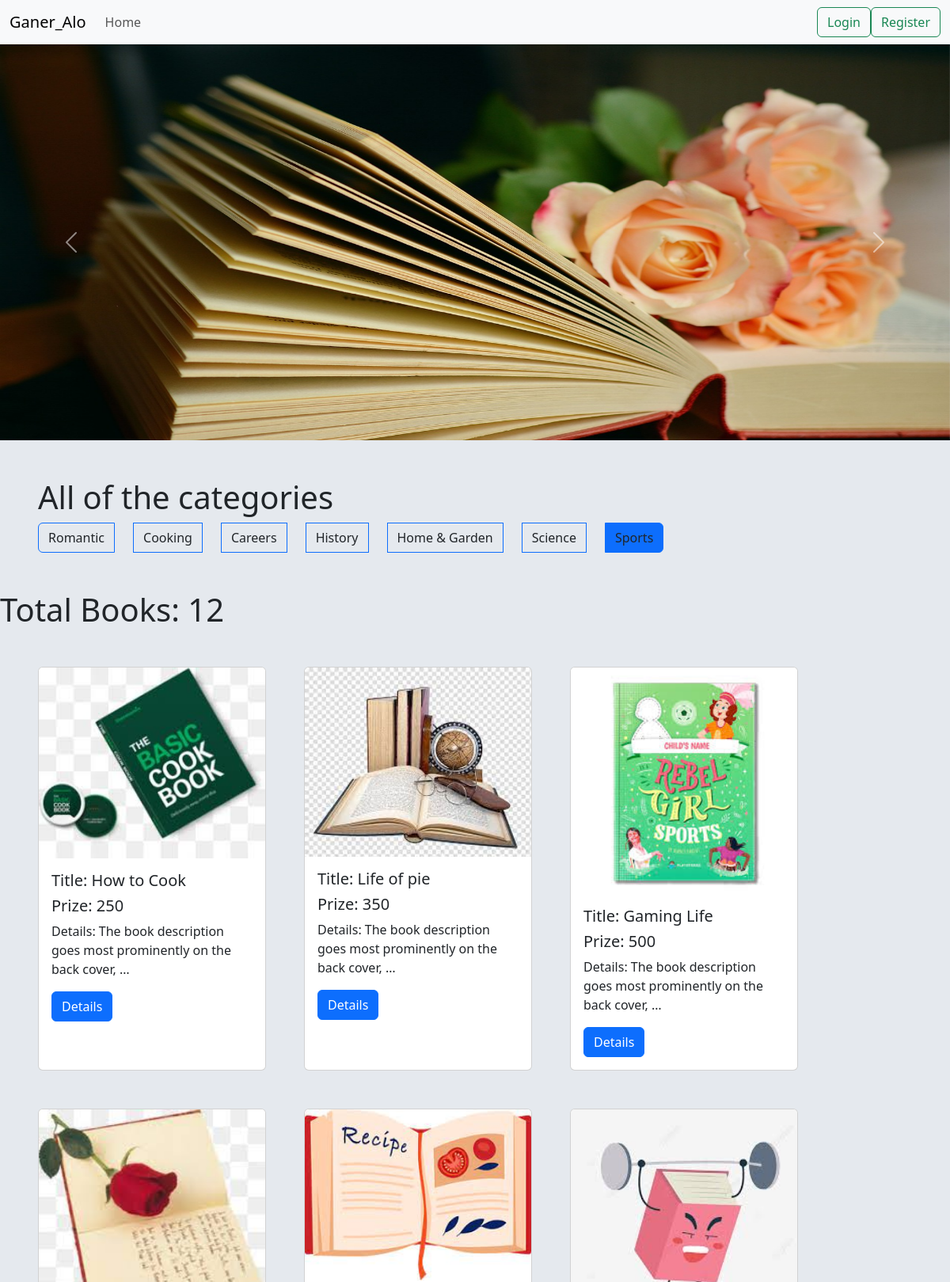
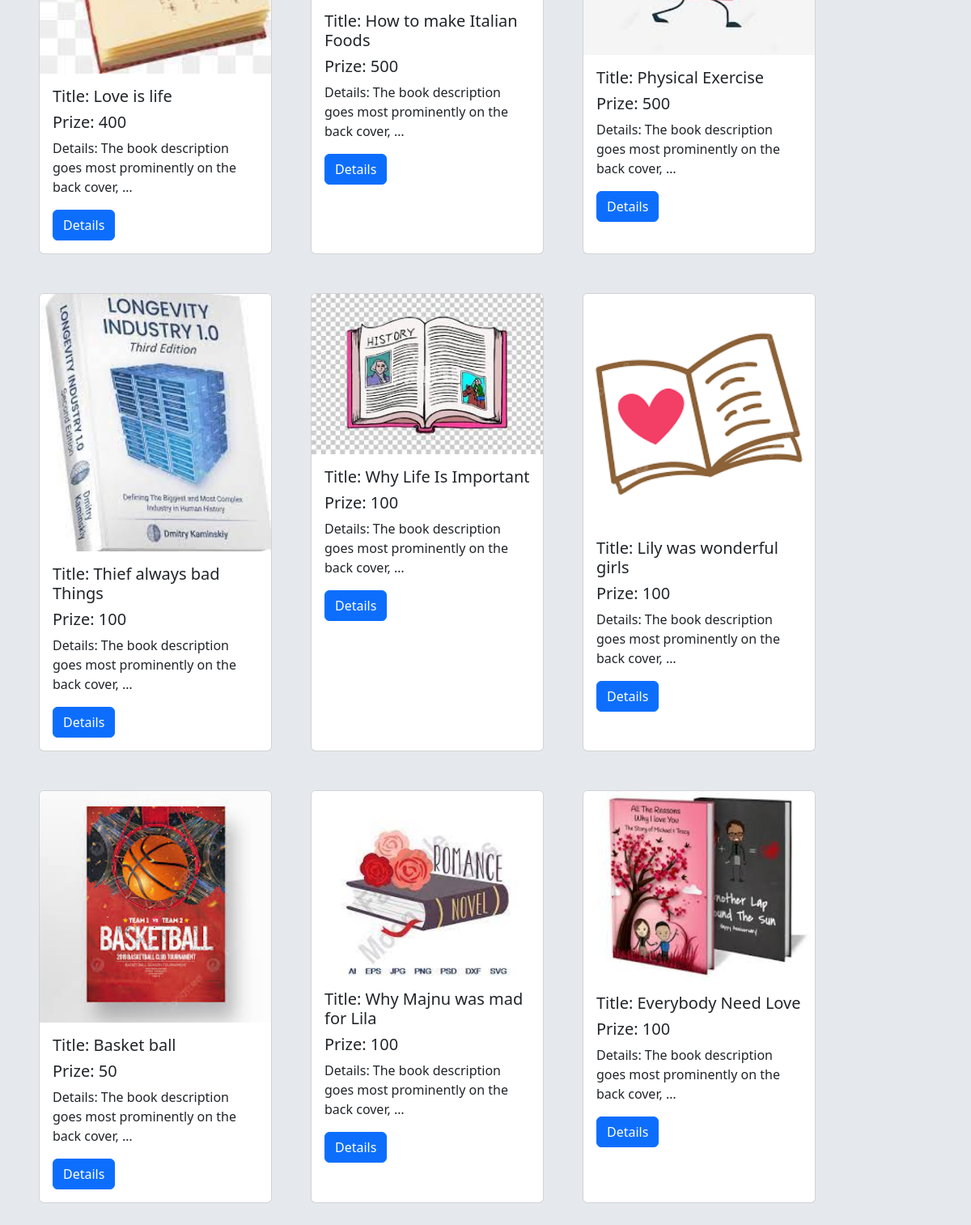
The page / on the database its author committed (2 pictures, top to bottom).
### category/models.py (models this page shows, shortened)
class CategoryModel(models.Model):
    name=models.CharField(max_length=50)
    slug=models.SlugField(max_length=50)

### books/models.py (models this page shows, shortened)
class Books(models.Model):
   user=models.ForeignKey(User, related_name='user',on_delete=models.CASCADE)
   image = models.ImageField(upload_to = 'images/')
   title = models.CharField(max_length = 200)
   prize=models.IntegerField()
   details = models.TextField(default = '')
   category=models.ManyToManyField(CategoryModel)

### gaaneralo/views.py (the view)
# urls.py: path('',views.home, name='home'),
def home(request, category_slug=None):
    data = Books.objects.all()
    if category_slug is not None:
        category = CategoryModel.objects.get(slug=category_slug)
        data = Books.objects.filter(category=category)
    categories = CategoryModel.objects.all()
    return render(request, 'home.html', {'data': data, 'category': categories})

### templates/home.html (shortened to what this page needs)
{% extends 'base.html' %}
{% load static %}
{% block head_title %}Ganner Alo{% endblock %} {% block content %}
<div id="carouselExample" class="carousel slide">
  <div class="carousel-inner">
    <div class="carousel-item active">
      <img src="{% static 'first.jpg' %}" class="d-block w-100" style="height: 500px;" alt="...">
    </div>
  </div>
  <button class="carousel-control-prev" type="button" data-bs-target="#carouselExample" data-bs-slide="prev">
    <span class="carousel-control-prev-icon" aria-hidden="true"></span>
  </button>
  <button class="carousel-control-next" type="button" data-bs-target="#carouselExample" data-bs-slide="next">
    <span class="carousel-control-next-icon" aria-hidden="true"></span>
  </button>
</div>
  <div class="p-5 m-auto">
    <h1>All of the categories</h1>
    <div class="btn-group gap-4" role="group" aria-label="Basic radio toggle button group">
      {% for cat in category %}
      <label class="btn btn-outline-primary" for="{{ cat.id }}">
        <a href="{% url 'category_wise_post' cat.slug %}" class="text-decoration-none text-dark">{{ cat.name }}</a>
      </label>
      {% endfor %}
    </div>
  </div>
  <h1>Total Books: {{data | length}}</h1>
<div class="d-flex flex-wrap align-content-center gap-5 m-5">
  {%for post in data%}
<div class="card " style="width: 18rem;">
  <img src="{{post.image.url}}" class="card-img-top" alt="...">
  <div class="card-body">
    <h5 class="card-title">Title: {{post.title}}</h5>
    <h5 class="card-title">Prize: {{post.prize}}</h5>
    <p class="card-text">Details: {{post.details|truncatewords:10}}</p>
    <a href="{% url 'details' post.id %}" class="btn btn-primary">Details</a>
  </div>
</div>
{%endfor%}
</div>
{% endblock%}

### templates/base.html (shortened to what this page needs)
<!DOCTYPE html>
<html lang="en">
<head>
    <link href="https://cdn.jsdelivr.net/npm/bootstrap@5.3.2/dist/css/bootstrap.min.css" rel="stylesheet">
</head>
<body style="background-color: #98aabe40">
    <nav class="navbar navbar-expand-lg bg-body-tertiary">
        <div class="container-fluid">
          <a class="navbar-brand" href="{% url 'home'%}">Ganer_Alo</a>
          <div class="collapse navbar-collapse" id="navbarSupportedContent">
            <ul class="navbar-nav me-auto mb-2 mb-lg-0">
              <li class="nav-item">
                <a class="nav-link" href="{% url 'home'%}">Home</a>
              </li>
            </ul>
            <form class="d-flex" role="search">
              {% if user.is_authenticated %}
                <div class="text-blue-900 my-auto font-black px-5">Welcome, {{ request.user.first_name }} (balance : {{request.user.account.balance}}) </div>
                    <div class="d-flex" role="search">
                        <button type="button" onclick="window.location.href='{% url 'profile'%}'" class="btn btn-outline-success">Profile</button>
                    </div>
                    <div class="d-flex" role="search">
                      <button type="button" onclick="window.location.href='{% url 'logout' %}'" class="btn btn-outline-danger">Logout</button>
                  </div>
                    {% else %}
                    <div class="d-flex" role="search">
                        <button type="button" onclick="window.location.href='{% url 'login' %}'" class="btn btn-outline-success">Login</button>
                        <button type="button" onclick="window.location.href='{% url 'register' %}'" class="btn btn-outline-success">Register</button>
                    </div>
                {% endif %}
          </form>
          </div>
        </div>
      </nav>
      {% block content  %}{% endblock  %}
</body>
</html>

### rows shown on the page
CategoryModel: name "Romantic"
CategoryModel: name "Cooking"
CategoryModel: name "Careers"
CategoryModel: name "History"
CategoryModel: name "Home & Garden"
CategoryModel: name "Science"
CategoryModel: name "Sports"
Books: image (picture), title "How to Cook", prize "250", details "The book description goes most prominently on the back cover, …"
Books: image (picture), title "Life of pie", prize "350", details "The book description goes most prominently on the back cover, …"
Books: image (picture), title "Gaming Life", prize "500", details "The book description goes most prominently on the back cover, …"
Books: image (picture), title "Love is life", prize "400", details "The book description goes most prominently on the back cover, …"
Books: image (picture), title "How to make Italian Foods", prize "500", details "The book description goes most prominently on the back cover, …"
Books: image (picture), title "Physical Exercise", prize "500", details "The book description goes most prominently on the back cover, …"
Books: image (picture), title "Thief always bad Things", prize "100", details "The book description goes most prominently on the back cover, …"
Books: image (picture), title "Why Life Is Important", prize "100", details "The book description goes most prominently on the back cover, …"
Books: image (picture), title "Lily was wonderful girls", prize "100", details "The book description goes most prominently on the back cover, …"
Books: image (picture), title "Basket ball", prize "50", details "The book description goes most prominently on the back cover, …"
Books: image (picture), title "Why Majnu was mad for Lila", prize "100", details "The book description goes most prominently on the back cover, …"
Books: image (picture), title "Everybody Need Love", prize "100", details "The book description goes most prominently on the back cover, …"

### other values the page prints
{{ data | length }} "12"
